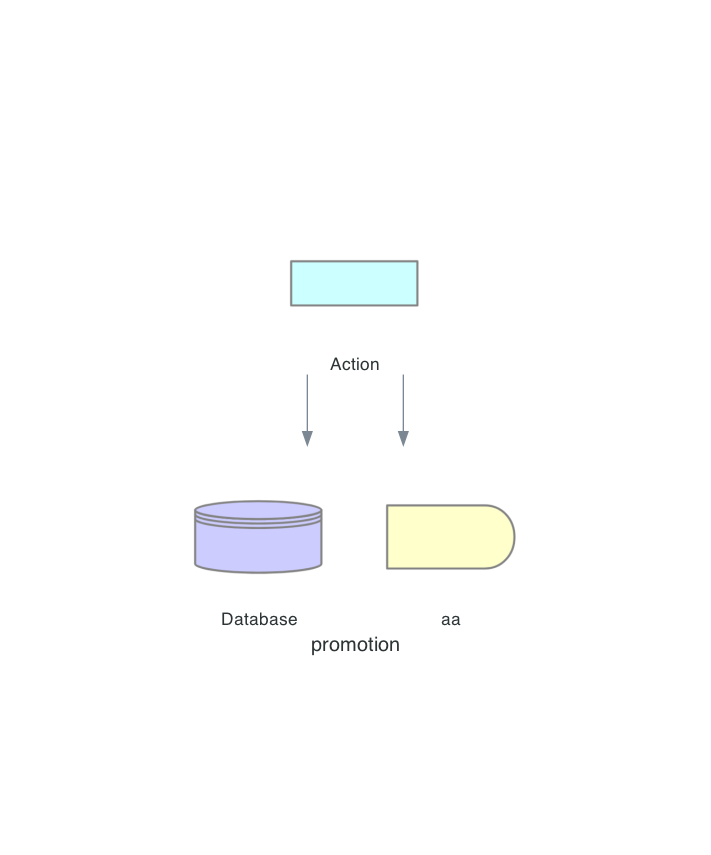

The Python source for this figure:
from diagrams import Diagram
from diagrams.aws.compute import EC2
from diagrams.aws.database import RDS
from diagrams.aws.network import ELB
import diagrams.programming.flowchart as FC

with Diagram("promotion", show=False,outformat=["png"],direction="TB"):
    FC.Action("Action") >> [FC.Database("Database"),
                            FC.Delay("aa")]
